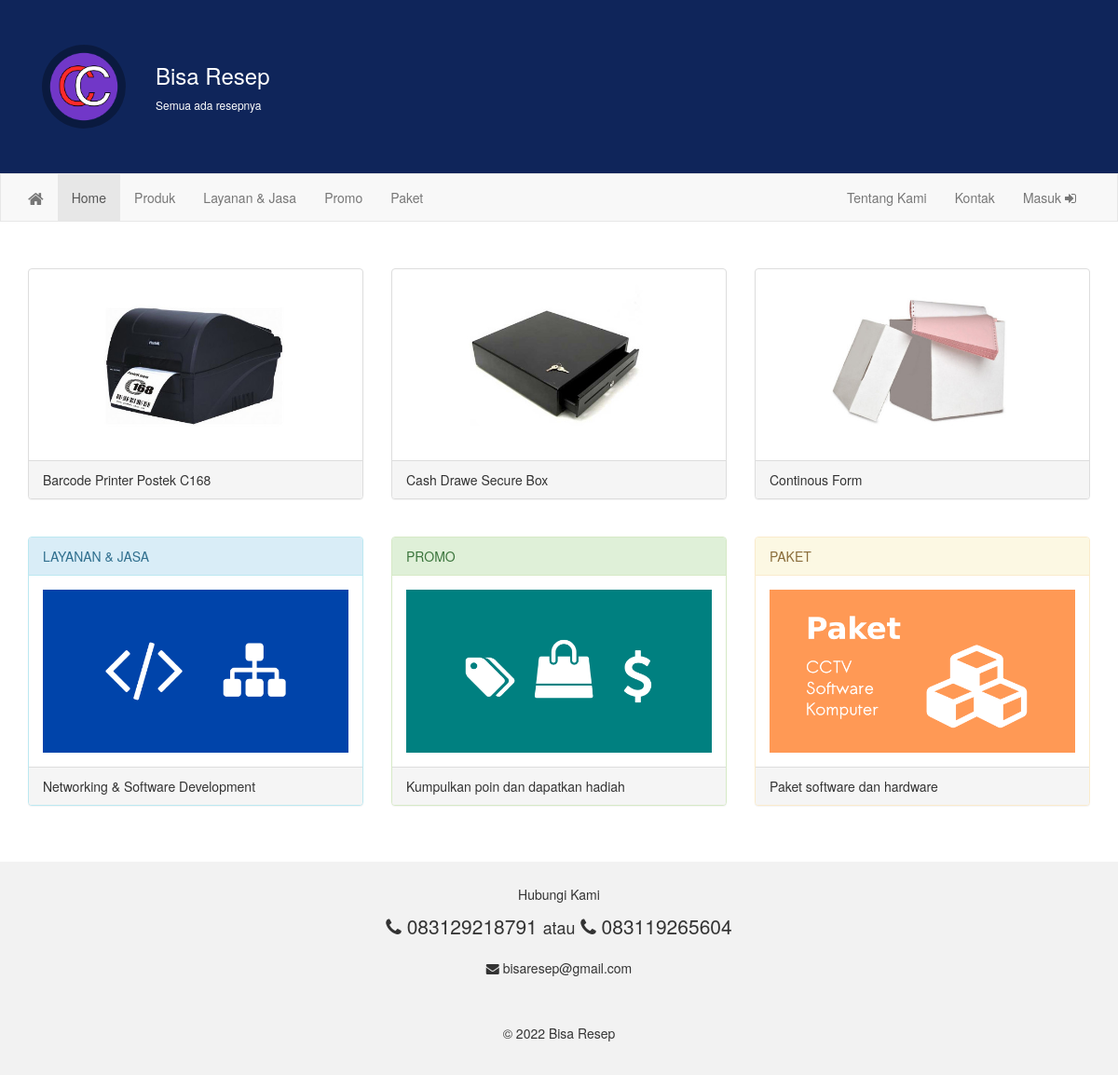
The page / on the database its author committed.
### tables this page shows
CREATE TABLE IF NOT EXISTS `setting` (
  `id` int(11) NOT NULL,
  `judul` varchar(45) NOT NULL,
  `tagline` varchar(128) NOT NULL,
  `telepon1` varchar(45) NOT NULL,
  `telepon2` varchar(45) NOT NULL,
  `email` varchar(64) NOT NULL,
  `alamat` varchar(128) NOT NULL,
  `peta` text NOT NULL,
  `tentang` text NOT NULL
);

CREATE TABLE IF NOT EXISTS `produk` (
  `id` varchar(16) NOT NULL,
  `nama` varchar(64) NOT NULL,
  `jenis` varchar(64) NOT NULL,
  `keterangan` text NOT NULL,
  `harga` varchar(16) NOT NULL,
  `foto` varchar(32) DEFAULT NULL,
  `tanggal` timestamp NOT NULL DEFAULT CURRENT_TIMESTAMP
);

### application/controllers/Welcome.php (called while the page is built, shortened)
<?php
class Welcome extends CI_Controller {
	 function __construct(){
		 $this->load->model(array('produk_model', 'pengaturan_model'));
	 }
	public function index()
	{
		$data['page'] = 'home';
		$data['produk'] = $this->produk_model->get_by_jenis('barang');
		$data['web'] = $this->pengaturan_model->get(1);
		$this->load->view('depan/header', $data);
		$this->load->view('depan/navbar',  $data);
		$this->load->view('depan/content');
		$this->load->view('depan/footer');
	}
}

### index.php (called while the page is built, shortened)
<?php
require_once BASEPATH.'core/CodeIgniter.php';

### application/models/Pengaturan_model.php (called while the page is built, shortened)
<?php
class Pengaturan_model extends CI_Model {
	private $tabel = 'setting';
	function get($id = null){
		$query = $this->db->get_where($this->tabel, array('id'=>$id));
		return $query->row();
	}
}

### application/models/Produk_model.php (called while the page is built, shortened)
<?php
class Produk_model extends CI_Model{
    function get_by_jenis($jenis){
		$this->db->order_by('tanggal DESC');
        return $this->db->get_where('produk', array( 'jenis'=> $jenis ))->result();
    }
}

### application/views/depan/home.php (the view, shortened to what this page needs)
<div class="container">
  <div class="row">
  <?php if(count($produk) >= 3):?>
  <?php for($i = 0; $i <= 2; $i++){ ?>
	  <div class="col-sm-4">
      <div class="panel panel-default">
        <div class="panel-body"><img src="<?php echo base_url('assets/tjc/img/produk/'.$produk[$i]->foto) ?>" class="img-responsive" style="width:100%" alt="Image" onclick="detail({
			'id': '<?php echo $produk[$i]->id ?>',
			'nama': '<?php echo $produk[$i]->nama ?>',
			'harga': '<?php echo $produk[$i]->harga ?>',
			'jenis': '<?php echo $produk[$i]->jenis ?>',
			'keterangan': '<?php echo $produk[$i]->keterangan ?>',
			'foto': '<?php echo base_url('assets/tjc/img/produk/'.$produk[$i]->foto) ?>'
		  })"></div>
        <div class="panel-footer"><?php echo $produk[$i]->nama ?></div>
      </div>
    </div>
  <?php } ?>
	<?php endif; ?>
  </div>
</div><br>
<div class="container">
  <div class="row">
    <div class="col-sm-4">
      <div class="panel panel-info">
        <div class="panel-heading">LAYANAN &amp; JASA</div>
        <div class="panel-body"><a href="<?php echo site_url('jasa') ?>"><img src="<?php echo base_url('assets/tjc/img/layanan.png') ?>" class="img-responsive" style="width:100%" alt="Image"/></a></div>
        <div class="panel-footer">Networking &amp; Software Development</div>
      </div>
    </div>
    <div class="col-sm-4">
      <div class="panel panel-success">
        <div class="panel-heading">PROMO</div>
        <div class="panel-body"><a href="<?php echo site_url('promo') ?>"><img src="<?php echo base_url('assets/tjc/img/promo.png') ?>" class="img-responsive" style="width:100%" alt="Image"/></a></div>
        <div class="panel-footer">Kumpulkan poin dan dapatkan hadiah</div>
      </div>
    </div>
    <div class="col-sm-4">
      <div class="panel panel-warning">
        <div class="panel-heading">PAKET</div>
        <div class="panel-body"><a href="<?php echo site_url('paket') ?>"><img src="<?php echo base_url('assets/tjc/img/paket.png') ?>" class="img-responsive" style="width:100%" alt="Image"/></a></div>
        <div class="panel-footer">Paket software dan hardware</div>
      </div>
    </div>
  </div>
</div>

### application/views/depan/navbar.php (shortened to what this page needs)
<div class="jumbotron">
  <div class="container">
	<div class="col-md-6 judul">
		<a href="<?php echo site_url() ?>">
		<img src="<?php echo base_url('assets/tjc/img/logo-tangsi.png') ?>" class="pull-left" style="display:inline; max-width:90px; background: rgba(0,0,0,0.3); border-radius:50%;margin-right:32px"/>
		<h3><?php echo $web->judul ?></h3>
		<p style="font-size:12px"><?php echo $web->tagline ?></p>
		</a>
	</div>
  </div>
</div>
<nav class="navbar navbar-default">
  <div class="container-fluid container">
    <div class="navbar-header">
      <a class="navbar-brand" href="<?php echo site_url() ?>"><i class="fa fa-home"></i></a>
    </div>
    <div class="collapse navbar-collapse" id="myNavbar">
      <ul class="nav navbar-nav">
        <li class="<?php echo ($page == 'home') ?'active':'' ?>"><a href="<?php echo site_url() ?>">Home</a></li>
        <li class="<?php echo ($page == 'produk') ?'active':'' ?>"><a href="<?php echo site_url('produk') ?>">Produk</a></li>
        <li class="<?php echo ($page == 'jasa') ?'active':'' ?>"><a href="<?php echo site_url('jasa') ?>">Layanan &amp; Jasa</a></li>
        <li class="<?php echo ($page == 'promo') ?'active':'' ?>"><a href="<?php echo site_url('promo') ?>">Promo</a></li>
        <li class="<?php echo ($page == 'paket') ?'active':'' ?>"><a href="<?php echo site_url('paket') ?>">Paket</a></li>
      </ul>
      <ul class="nav navbar-nav navbar-right">
        <li class="<?php echo ($page == 'tentang') ?'active':'' ?>"><a href="<?php echo site_url('tentang') ?>">Tentang Kami</a></li>
        <li class="<?php echo ($page == 'kontak') ?'active':'' ?>"><a href="<?php echo site_url('kontak') ?>">Kontak</a></li>
        <li><a href="<?php echo site_url('admin') ?>">Masuk <i class="fa fa-sign-in"></i></a></li>
      </ul>
    </div>
  </div>
</nav>

### application/views/depan/content.php
<?php $this->load->view("depan/".$page) ?>
<br><br>
<footer class="container-fluid text-center">
  <p>Hubungi Kami</p>
  <p class="lead"><tel><i class="fa fa-phone"></i>  <?php echo $web->telepon1 ?></tel> <small>atau</small> <tel><i class="fa fa-phone"></i>  <?php echo $web->telepon2 ?></tel></p>
  <tel><i class="fa fa-envelope" aria-hidden="true"></i>  <?php echo $web->email ?></tel>
</footer>

### application/views/depan/footer.php (shortened to what this page needs)
	<footer>
        <p class="text-center">&copy; <?php echo Date('Y') ?>  <?php echo $web->judul ?></p>
    </footer>
  </body>
</html>

### application/views/depan/header.php (style rules this page uses)
.navbar { margin-bottom: 50px; border-radius: 0; }
.jumbotron { margin-bottom: 0; background: #0f255a; color: white; }
.judul > a { color: white; text-decoration: none; }
footer { background-color: #f2f2f2; padding: 25px; }

### rows shown on the page
setting: judul "Bisa Resep", tagline "Semua ada resepnya", telepon1 "083129218791", telepon2 "083119265604", email "bisaresep@gmail.com"
produk: foto+id (picture), nama "Barcode Printer Postek C168"
produk: foto+id (picture), nama "Cash Drawe Secure Box"
produk: foto+id (picture), nama "Continous Form"

### other values the page prints
Date('Y') "2022"
